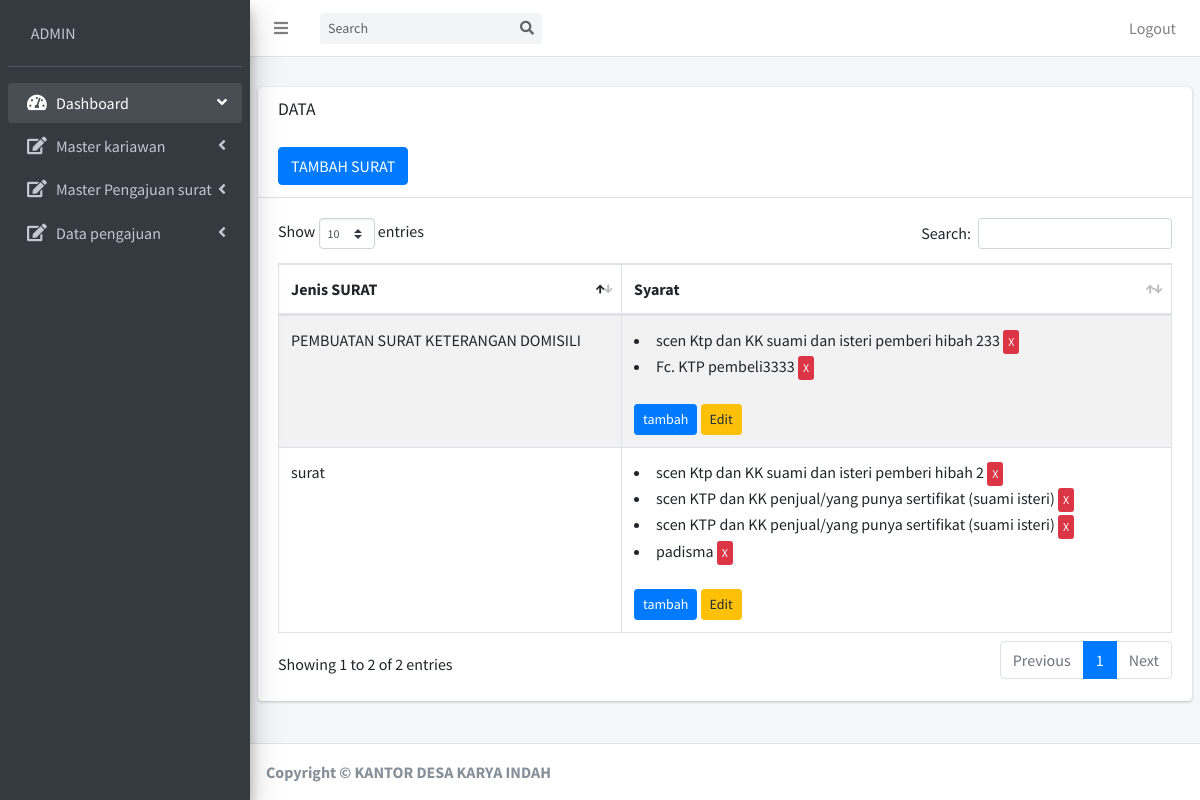
/sistem/admin/m_pengajuan/syarat_view.php (signed in), run on the app's committed database.
### tables this page shows
CREATE TABLE `syarat` (
  `id_syarat` int(11) NOT NULL,
  `id_jenis_surat` int(11) NOT NULL,
  `syarat` varchar(125) NOT NULL
);

CREATE TABLE `jenis_surat` (
  `id_jenis_surat` int(11) NOT NULL,
  `nama_surat` varchar(125) NOT NULL
);

### sistem/admin/m_pengajuan/syarat_view.php (the view, shortened to what this page needs)
<?php include "../../pages/coneksi/config.php";
if (
  empty($_SESSION['username']) and
  empty($_SESSION['password'])
) {
  header('location:../../pages/login/login.php');
} else {
  if ($_SESSION['akses'] == "ADMIN") {
?>
    <!DOCTYPE html>
    <html>
    <head>
      <link rel="stylesheet" href="../../plugins/fontawesome-free/css/all.min.css">
      <link rel="stylesheet" href="https://code.ionicframework.com/ionicons/2.0.1/css/ionicons.min.css">
      <link rel="stylesheet" href="../../plugins/datatables-bs4/css/dataTables.bootstrap4.css">
      <link rel="stylesheet" href="../../dist/css/adminlte.min.css">
    </head>
    <body class="hold-transition sidebar-mini">
      <div class="wrapper">
        <?php include 'navbar.php';
        include 'sidebar.php'; ?>
        <div class="content-wrapper">
          <section class="content-header">
          </section>
          <section class="content">
            <div class="row">
              <div class="col-12">
                <div class="card">
                  <div class="card-header">
                    <h3 class="card-title">DATA </h3> <br><br>
                    <a href='syarat_add.php' class='btn btn-primary'>TAMBAH SURAT</a>
                  </div>
                  <div class="card-body">
                    <table id="example1" class="table table-bordered table-striped">
                      <thead>
                        <tr>
                          <th width="300xp">Jenis SURAT</th>
                          <th>Syarat</th>
                        </tr>
                      </thead>
                      <tbody>
                        <?php
                        $hasila = mysqli_query($koneksi, "SELECT * FROM syarat  group by id_jenis_surat ");
                        while ($surat = mysqli_fetch_assoc($hasila)) {
                        ?><tr>
                            <td><?php
                                $hasilss = mysqli_query($koneksi, "SELECT * FROM jenis_surat WHERE id_jenis_surat='$surat[id_jenis_surat]' ");
                                $sa = mysqli_fetch_assoc($hasilss);
                                echo "$sa[nama_surat] "; ?> </td>
                            <td>
                              <?php
                              $hasils = mysqli_query($koneksi, "SELECT * FROM syarat WHERE id_jenis_surat='$surat[id_jenis_surat]' ");
                              while ($syarat = mysqli_fetch_assoc($hasils)) {
                                echo "<li>$syarat[syarat]  <a href='syarat_hapus.php?id=$syarat[id_syarat]' class='btn btn-danger btn-xs' >X</a> </li> ";
                              }
                              echo "<br><a href='syarat_ad.php?id=$surat[id_jenis_surat]' class='btn btn-primary btn-sm'>tambah</a>
                            <a href='syarat_edit.php?id=$surat[id_jenis_surat]' target='blang' class='btn btn-warning btn-sm'>Edit</a>";
                              ?>
                            </td>
                          </tr>
                        <?php
                        }
                        ?>
                      </tbody>
                    </table>
                  </div>
                </div>
              </div>
            </div>
          </section>
        </div>
        <?php include '../footer.php'; ?>
      </div>
    </body>
    </html>
<?php
  } else {
    echo '<script language="javascript">
                        alert ("Anda Tida Punya Akses");
                        window.location="../../pages/login/logout.php";
                        </script>';
    exit();
  }
}; ?>

### data on the page
syarat: id_jenis_surat.nama_surat "PEMBUATAN SURAT KETERANGAN DOMISILI", syarat "scen Ktp dan KK suami dan isteri pemberi hibah 233"
syarat: syarat "Fc. KTP pembeli3333"
syarat: id_jenis_surat.nama_surat "surat", syarat "scen Ktp dan KK suami dan isteri pemberi hibah 2"
syarat: syarat "scen KTP dan KK penjual/yang punya sertifikat (suami isteri)"
syarat: syarat "scen KTP dan KK penjual/yang punya sertifikat (suami isteri)"
syarat: syarat "padisma"

### other printed values
$_SESSION[akses] "ADMIN"
